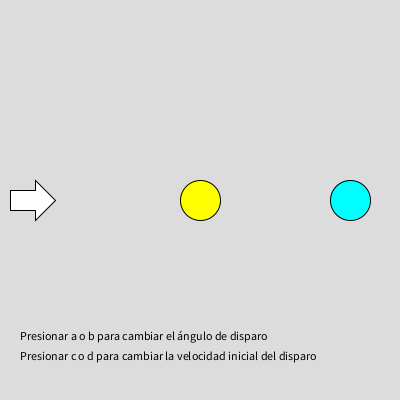
Frame 1 (no input)
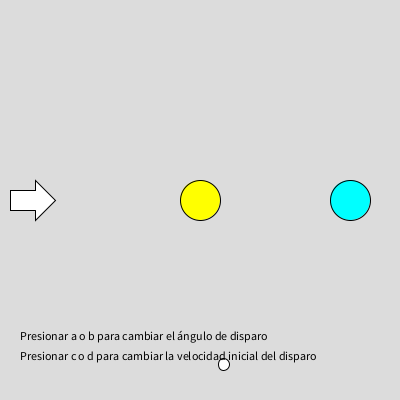
Frame 60 (the mouse pressed at the canvas centre just before this capture)
Frame 120 (the mouse held since frame 60 and released just before this capture): identical to frame 1, image omitted

The Processing sketch that drew these frames (run headless with seeded random() and noise(); from frame 60 on, the mouse is pressed at the canvas centre):

// Processing sketch: TIRO_OBLICUO
// ── TIRO_OBLICUO.pde
float angulo = 0;
float x1 = 50;
float y1 = 200;
float alfa = 0;
float t = 0;
float v0 = 30;
color color1;
float radian = 0;

void setup() {
  size(400, 400);
  color1 = color(255, 255, 255);
}

void draw() {
  background(220, 220, 220, 30);
  fill(color1);
  disparar();
  fill(0);
  text("Presionar a o b para cambiar el ángulo de disparo", 20, 340);
  text("Presionar c o d para cambiar la velocidad inicial del disparo", 20, 360);
  pushMatrix();
  translate(10, 150);
  radian = alfa * PI/180;
  rotate(-radian);
  fill(255);
  // Dibuja la flecha blanca
  beginShape();
  vertex(25, 60);
  vertex(0, 60);
  vertex(0, 40);
  vertex(20, 40);
  vertex(25, 40);
  vertex(25, 30);
  vertex(45, 50);
  vertex(25, 70);
  vertex(25, 60);
  endShape();
  popMatrix();
  fill(255, 255, 0);
  ellipse(200, 200, 40, 40);
  fill(0, 255, 255);
  ellipse(350, 200, 40, 40);
}

void disparar() {
  float r = t * 2;
  ellipse(x1, y1, r, r);
  float d = dist(200, 200, x1, y1);
  if (d < r + 20) {
    color1 = color(255, 255, 0);
  }
  d = dist(350, 200, x1, y1);
  if (d < r + 20) {
    color1 = color(0, 255, 255);
  }
  radian = alfa * PI/180;
  x1 = 50 + v0 * cos(radian) * t;
  y1 = 200 - v0 * sin(radian) * t + 4.9 * t * t;
  t = t + 0.1;
  if (t > 20) {
    t = 0;
  }
}

void keyPressed() {
  if (key == 'a' || key == 'A') {
    alfa = alfa + 10;
  }
  if (key == 'b' || key == 'B') {
    alfa = alfa - 10;
  }
  if (key == 'c' || key == 'C') {
    strokeWeight(v0 / 40);
    v0 = v0 + 5;
  }
  if (key == 'd' || key == 'D') {
    v0 = v0 - 5;
  }
}
